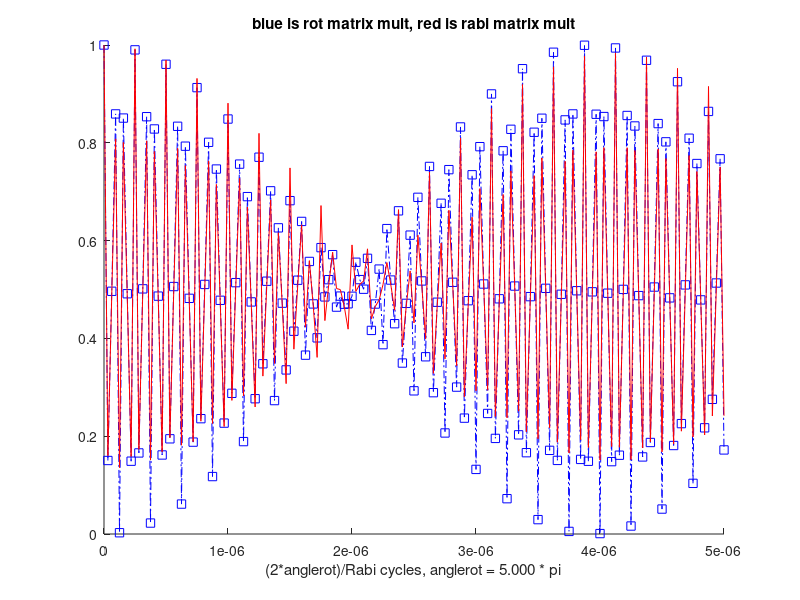
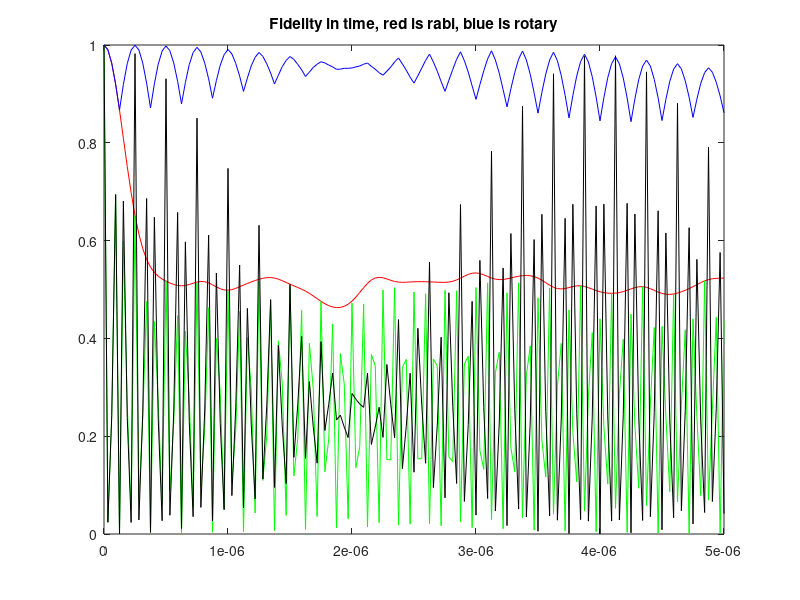

These figures' MATLAB source, in order:
function cleancodeGENERALIZEDtestCSTNOISEinEACHAVG() 
%built on cleancodeGENERALIZED(), adds the feature that one can have N
%points at each half-cycle of matrix-mult evolution

%Static noise

%plotting in time
  
%%%%%%%%%%%%%%%%%%%%%%%%%%%%%%%%%%%%%%%%%%%%%%%%%%%%%%%%%%%%%%%%%%%%%%%%%%%
global Rabi g1 g2 anglerot DabEq;
global Delta

do_Rabi = 1;
do_Rot = 1;

Rabi = 2*pi*20e6; % bare Rabi in circular freq

noise_strengthD = 0/100*Rabi;
noise_strengthR = 5/100*Rabi;

g1 = 0; %Right now T1 infinite
g2 = 0; % (noise_strengthD)^(1)*(sqrt(2)*sin(anglerot/2)/anglerot)^(1);%*(timeunit_noise_is_cst_Delta/N);        %1/(100e-6);

%For rotary
angle = 5; %in pi units; change here
anglerot =angle*pi;
Delta=2*pi*(1)*1e6;   %2.1e6; % By definition, w0 - w, but here parametrized by % of Rabi;

DabEq =0; %all pop in ground state
rhoggEq = (-DabEq + 1)/2;

u_init = 0;
v_init = 0;
w_init = -1;

nbcycle =20; %ceil(Rabi/anglerot/g2); 

%N is the nb of pts per half cycles, ie, 2N is the nb of pts per cycle
N =4;
timeunit = anglerot/Rabi/N;

% Do noise in Rabi frequency?
do_stanoiseR = 1;

% Do noise in Delta (bath noise)?
do_stanoiseD = 0;

%%%%%%%%%%%%%%%%%%%%%%%%%%%%%%%%%%%%%%%%%%%%%%%%%%%%%%%%%%%%%%%%%%%%%%%%%%%
%%%%%%%%%%%%%%%%%%%%%%%%%%%%%%%%%%%%%%%%%%%%%%%%%%%%%%%%%%%%%%%%%%%%%%%%%%%
% noise params

%how many times to average over noise, both in Rabi and in Delta
avg_noise_nb_of_times = 500;

%%%%%%%%%%%%%%%%%%%%%%%%%%%%%%%%%%%%%%%%%%%%%%%%%%%%%%%%%%%%%%%%%%%%%%%%%%%
%%%%%%%%%%%%%%%%%%%%%%%%%%%%%%%%%%%%%%%%%%%%%%%%%%%%%%%%%%%%%%%%%%%%%%%%%%%
%static noise in Delta (bath noise)
DistrD = 'Normal';
AD = 0; %A param for normal is mean
BD = noise_strengthD; %B param for normal is std dev

%%%%%%%%%%%%%%%%%%%%%%%%%%%%%%%%%%%%%%%%%%%%%%%%%%%%%%%%%%%%%%%%%%%%%%%%%%%
%static noise in Rabi (excitation noise)
DistrR = 'Normal';
AR = 0; %A param for normal is mean
BR = noise_strengthR; %B param for normal is std dev
%%%%%%%%%%%%%%%%%%%%%%%%%%%%%%%%%%%%%%%%%%%%%%%%%%%%%%%%%%%%%%%%%%%%%%%%%%%

%%%%%%%%%%%%%%%%%%%%%%%%%%%%%%%%%%%%%%%%%%%%%%%%%%%%%%%%%%%%%%%%%%%%%%%%%%%
%%%%%%%%%%%%%%%%%%%%%%%%%%%%%%%%%%%%%%%%%%%%%%%%%%%%%%%%%%%%%%%%%%%%%%%%%%%
%To calculate fidelity decay
Auxpop = {};
AuxU = {};
AuxV = {}; 
AuxpopRot = {}; 
AuxURot = {};
AuxVRot = {}; 

% vectors to average over realizations of noise
Zmmavg = zeros(1,2*nbcycle*N+1);
Zmmrotavg = zeros(1,2*nbcycle*N+1);

%%%%%%%%%%%%%%%%%%%%%%%%%%%%%%%%%%%%%%%%%%%%%%%%%%%%%%%%%%%%%%%%%%%%%%%%%%%
%%%%%%%%%%%%%%%%%%%%%%%%%%%%%%%%%%%%%%%%%%%%%%%%%%%%%%%%%%%%%%%%%%%%%%%%%%%

if (do_stanoiseR)||(do_stanoiseD)

    g11 = 0; %g1;
    g22 = 0; %g2;

for aux = 1:1:avg_noise_nb_of_times
    
    aux/avg_noise_nb_of_times
    noiseD = random(DistrD,AD,BD);
    noiseR = random(DistrR,AR,BR);

% Matrix multiplication

Zmm = [];
umm = [];
vmm = [];

Zmmrot = [];
ummrot = [];
vmmrot = [];


%with dissipation, column vectors
rho = [(1-w_init)/2,(u_init + 1i*v_init)/2,(u_init - 1i*v_init)/2,1-(1-w_init)/2]';
Zmm(1) = rho(1);
umm(1) = 2*real(rho(2));
vmm(1) = -2*imag(rho(2));
%% Usual Rabi
if do_Rabi
    k = 0;
for nb_aux = 1/N:1/N:(2*nbcycle)
    
    k = k + 1;
    
    EpsD = noiseD;
    EpsR = noiseR;
    
    % dissipation
    M = [0,-1i*(Rabi+EpsR)/2,1i*(Rabi+EpsR)/2,g11;-1i*(Rabi+EpsR)/2,1i*(Delta + EpsD) - g22,0,1i*(Rabi+EpsR)/2;1i*(Rabi+EpsR)/2, 0,-1i*(Delta+EpsD)-g22,-1i*(Rabi+EpsR)/2;0,1i*(Rabi+EpsR)/2,-1i*(Rabi+EpsR)/2,-g11];
    
    rho = expm(timeunit*M)*rho;
  
    Zmm(k+1) = rho(1);
    umm(k+1) = 2*real(rho(2));
    vmm(k+1) = -2*imag(rho(2));
    
end
end

h = 1;
rho = [(1-w_init)/2,(u_init + 1i*v_init)/2,(u_init - 1i*v_init)/2,1-(1-w_init)/2]';
Zmmrot(1) = rho(1);
ummrot(1) = 2*real(rho(2));
vmmrot(1) = -2*imag(rho(2));


if do_Rot
%% Rotary
kk = 0;
for nb_aux = 1/N:1/N:(2*nbcycle)
    
    kk = kk + 1;
    
    EpsD = noiseD;
    EpsR = noiseR;
        
    % dissipation
    M = [0,-1i*(Rabi+EpsR)*h/2,1i*(Rabi+EpsR)*h/2,g11;-1i*(Rabi+EpsR)*h/2,1i*(Delta+EpsD) - g22,0,1i*(Rabi+EpsR)*h/2;1i*(Rabi+EpsR)*h/2, 0,-1i*(Delta+EpsD)-g22,-1i*(Rabi+EpsR)*h/2;0,1i*(Rabi+EpsR)*h/2,-1i*(Rabi+EpsR)*h/2,-g11];
    
    rho = expm(timeunit*M)*rho;
    Zmmrot(kk+1) = rho(1);
    ummrot(kk+1) = 2*real(rho(2));
    vmmrot(kk+1) = -2*imag(rho(2));
   
    if rem(kk,N) == 0
    h = -h;
    end
    
end
end

Zmmrotavg = Zmmrotavg + Zmmrot;
Zmmavg = Zmmavg + Zmm;

Auxpop{aux} = Zmm;
AuxU{aux} = umm;
AuxV{aux} = vmm;

AuxpopRot{aux} = Zmmrot;
AuxURot{aux} = ummrot;
AuxVRot{aux} = vmmrot;

end
end

%averaging
Zmmavg = Zmmavg/avg_noise_nb_of_times;
Zmmrotavg = Zmmrotavg/avg_noise_nb_of_times;

%%%%%%%%%%%%%%%%%%%%%%%%%%%%%%%%%%%%%%%%%%%%%%%%%%%%%%%%%%%%%%%%%%%%%%%%%%%
%%%%%%%%%%%%%%%%%%%%%%%%%%%%%%%%%%%%%%%%%%%%%%%%%%%%%%%%%%%%%%%%%%%%%%%%%%%
% No stochastic noise

% Matrix multiplication

Zmm = [];
umm = [];
vmm = [];

Zmmrot = [];
ummrot = [];
vmmrot = [];

if do_Rabi
%with dissipation, column vectors
rho = [(1-w_init)/2,(u_init + 1i*v_init)/2,(u_init - 1i*v_init)/2,1-(1-w_init)/2]';
Zmm(1) = rho(1);
umm(1) = 2*real(rho(2));
vmm(1) = -2*imag(rho(2));
%% Usual Rabi
k = 0;
for nb_aux = 1/N:1/N:(2*nbcycle)
    
    k = k + 1;
    
    % dissipation
    M = [0,-1i*Rabi/2,1i*Rabi/2,g1;-1i*Rabi/2,1i*(Delta) - g2,0,1i*Rabi/2;1i*Rabi/2, 0,-1i*(Delta)-g2,-1i*Rabi/2;0,1i*Rabi/2,-1i*Rabi/2,-g1];
    
    rho = expm(timeunit*M)*rho;
  
    Zmm(k+1) = rho(1);
    umm(k+1) = 2*real(rho(2));
    vmm(k+1) = -2*imag(rho(2));
    
end
end

if do_Rot
h = 1;
rho = [(1-w_init)/2,(u_init + 1i*v_init)/2,(u_init - 1i*v_init)/2,1-(1-w_init)/2]';
Zmmrot(1) = rho(1);
ummrot(1) = 2*real(rho(2));
vmmrot(1) = -2*imag(rho(2));

%% Rotary
kk = 0;
for nb_aux = 1/N:1/N:2*nbcycle
    
    kk = kk + 1;
        
    % dissipation
    M = [0,-1i*Rabi*h/2,1i*Rabi*h/2,g1;-1i*Rabi*h/2,1i*(Delta) - g2,0,1i*Rabi*h/2;1i*Rabi*h/2, 0,-1i*(Delta)-g2,-1i*Rabi*h/2;0,1i*Rabi*h/2,-1i*Rabi*h/2,-g1];
    
    rho = expm(timeunit*M)*rho;
    Zmmrot(kk+1) = rho(1);
    ummrot(kk+1) = 2*real(rho(2));
    vmmrot(kk+1) = -2*imag(rho(2));
   
    if rem(kk,N) == 0
    h = -h;
    end
    
end
end
%%%%%%%%%%%%%%%%%%%%%%%%%%%%%%%%%%%%%%%%%%%%%%%%%%%%%%%%%%%%%%%%%%%%%%%%%%%
%%%%%%%%%%%%%%%%%%%%%%%%%%%%%%%%%%%%%%%%%%%%%%%%%%%%%%%%%%%%%%%%%%%%%%%%%%%
if do_stanoiseR || do_stanoiseD 

%Fidelity decay
%density matrices
    M_Ideal = [];
    MRot_Ideal = [];
    
    %fidelities
    Fid = [];
    FidRot = [];
    Fidelity = [];
    FidelityRot = [];
    if do_Rabi
        for aux = 1:1:length(Zmm)
        M_Ideal(:,:,aux) = [Zmm(aux),(umm(aux)-1i*vmm(aux))/2;(umm(aux)+1i*vmm(aux))/2,1-Zmm(aux)];
        end
    end
    
    if do_Rot
        for aux = 1:1:length(Zmmrot)
        MRot_Ideal(:,:,aux) = [Zmmrot(aux),(ummrot(aux)-1i*vmmrot(aux))/2;(ummrot(aux)+1i*vmmrot(aux))/2,1-Zmmrot(aux)];
        end
    end

    for hlp = 1:1:avg_noise_nb_of_times
       
        for aux=1:1:length(Auxpop{hlp})
            if do_Rabi
            M = [Auxpop{hlp}(aux),(AuxU{hlp}(aux)-1i*AuxV{hlp}(aux))/2;(AuxU{hlp}(aux)+1i*AuxV{hlp}(aux))/2,1-Auxpop{hlp}(aux)];
            end
            if do_Rot
            MRot =  [AuxpopRot{hlp}(aux),(AuxURot{hlp}(aux)-1i*AuxVRot{hlp}(aux))/2;(AuxURot{hlp}(aux)+1i*AuxVRot{hlp}(aux))/2,1-AuxpopRot{hlp}(aux)];
            end
            
            %calculate fidelity comparing (ideal) with (non-ideal)
            %real needed here to correct for calculation mistakes; errors
            %give imag part o(1e-16)
            if do_Rabi
            Fid(hlp,aux) = real(trace(M_Ideal(:,:,aux)*M));
            end
            if do_Rot
            FidRot(hlp,aux) = real(trace(MRot_Ideal(:,:,aux)*MRot));
            end
        end
        
    end
    
     %avg over noise
     if do_Rabi
        for aux = 1:1:length(Zmm)
            Fidelity(:,aux) = mean(Fid(:,aux));
        end
     end
     
    if do_Rot
            for aux = 1:1:length(Zmmrot)
                FidelityRot(:,aux) = mean(FidRot(:,aux));
            end 
    end
    
    %commenting for the time being
%     figure(21); 
%     hold on
%      if do_Rabi
%      plot([0:1/2:(length(Zmmrot)-1)/2]/N*2*anglerot/Rabi,Fidelity,'k--');
%      end
%      hold on
%      if do_Rot
%      plot([0:1/2:(length(Zmmrot)-1)/2]/N*2*anglerot/Rabi,FidelityRot,'b--');
%      end
%      hold off
%      title(sprintf('Fidelity in time, red is rabi, blue is rotary'));   

end
%%%%%%%%%%%%%%%%%%%%%%%%%%%%%%%%%%%%%%%%%%%%%%%%%%%%%%%%%%%%%%%%%%%%%%%%%%%
%%%%%%%%%%%%%%%%%%%%%%%%%%%%%%%%%%%%%%%%%%%%%%%%%%%%%%%%%%%%%%%%%%%%%%%%%%%
% Fitting for rotary

%PRB modified results for rotary
tunit =  (2*anglerot*nbcycle/Rabi)/(nbcycle*N*2); %1e-9; %make same number per cycle as in the simulation
tfinal = 2*anglerot*nbcycle/Rabi;
t = 0:tunit:tfinal;
c = (3*g1 + 2*g2)/4;
C = sqrt(1 + c^2/Rabi^2);
theta = atan(Rabi/c);
%prb = 0.5*(sin(anglerot/2)^2*C*sin(t*Rabi*pi/anglerot + theta).*cos(2*Delta*t/anglerot*sin(anglerot/2)).*exp(-(c*t)*(3/2)*pi/anglerot*sin(anglerot/2))) + 0.5*(1 + cos(anglerot/2)^2*exp(-(c*t)*anglerot/pi*sin(anglerot/2)));
prb = 0.5*(sin(anglerot/2)^2*C*sin(t*Rabi*pi/anglerot + theta).*cos(2*Delta*t/anglerot*sin(anglerot/2)).*exp(-t*g2/2*(3/2))) + 0.5*(cos(anglerot/2)^2*exp(-t*g2/2*(2/3)) + 1);

%%%%%%%%%%%%%%%%%%%%%%%%%%%%%%%%%%%%%%%%%%%%%%%%%%%%%%%%%%%%%%%%%%%%%%%%%%%
%%%%%%%%%%%%%%%%%%%%%%%%%%%%%%%%%%%%%%%%%%%%%%%%%%%%%%%%%%%%%%%%%%%%%%%%%%%

% Plotting

figure(11); 

hold on
if do_Rot
% %to save rotary data
% tempon3 = [0:1/2:(length(Zmmrot)-1)/2]/N*2*anglerot/Rabi;
% signaln3 = real(Zmmrotavg);
% save('noisy3.mat','tempon3','signaln3')

% mm result rotary without noise
%plot([0:1/2:(length(Zmmrot)-1)/2]/N*2*anglerot/Rabi,real(Zmmrot),'b') %plot in time

%subplot(2,1,1)
plot([0:1/2/N:(length(Zmmrot)-1)/2/N]*2*anglerot/Rabi,real(Zmmrot),'-.bs') %plot in cycles
hold on

%prb formula
%plot(0:1/2/N:(length(Zmmrot)-1)/2/N,prb,'g') %plot in cycles
%hold on

%plot exponential
%T2 = (1/noise_strengthD)^(1);%*(anglerot/sqrt(2)/sin(anglerot/2))^(1);
T2 = (1/noise_strengthD)^(0.93);%*(anglerot/sqrt(2)/sin(anglerot/2))^(1);%(45/64), magic exponent

%plot(0:1/2/N:(length(Zmmrot)-1)/2/N,0.5*(1+exp(-(t./T2).^2)),'-.ko') %plot in cycles
hold on

%matrix multiplication result rotary
if  do_stanoiseR || do_stanoiseD
%plot([0:1/2:(length(Zmmrot)-1)/2]/N*2*anglerot/Rabi,real(Zmmrotavg),'b')
%%plot in time
plot(0:1/2/N*2*anglerot/Rabi:(length(Zmmrotavg)-1)/2/N*2*anglerot/Rabi,real(Zmmrotavg),'r') %plot in cycles
hold on
end

end


if do_Rabi
%subplot(2,1,2)
% mm result rabi without noise
%plot([0:1/2:(length(Zmm)-1)/2]/N*2*anglerot/Rabi,real(Zmm),'r--') %plot in time
%plot(0:1/2/N:(length(Zmm)-1)/2/N,real(Zmm),'b--') %plot in cycles
hold on
%matrix multiplication result rabi
if do_stanoiseR || do_stanoiseD 
%plot([0:1/2:(length(Zmmavg)-1)/2]/N*2*anglerot/Rabi,real(Zmmavg),'r') %plot in time
%plot([0:1/2/N:(length(Zmmavg)-1)/2/N]*2*anglerot/Rabi,real(Zmmavg),'b') %plot in cycles
end

end
hold off

%title('Rotary: pop in 0, blue is rot matrix mult, black is rot PRB approx, red is rabi matrix mult')
title('blue is rot matrix mult, red is rabi matrix mult')
xlabel(sprintf('(2*anglerot)/Rabi cycles, anglerot = %0.3f * pi', angle))

if  do_stanoiseR || do_stanoiseD

figure(210); 
    if do_Rabi
    plot([0:1/2:(length(Zmmrot)-1)/2]/N*2*anglerot/Rabi,Fidelity,'r');
    hold on
    plot([0:1/2:(length(Zmmrot)-1)/2]/N*2*anglerot/Rabi,real(Zmm).*real(Zmmavg),'g')
    end
     hold on
     if do_Rot
     plot([0:1/2:(length(Zmmrot)-1)/2]/N*2*anglerot/Rabi,FidelityRot,'b');
     hold on
     plot([0:1/2:(length(Zmmrot)-1)/2]/N*2*anglerot/Rabi,real(Zmmrot).*real(Zmmrotavg),'k')
     end
     
     title(sprintf('Fidelity in time, red is rabi, blue is rotary'));   
end